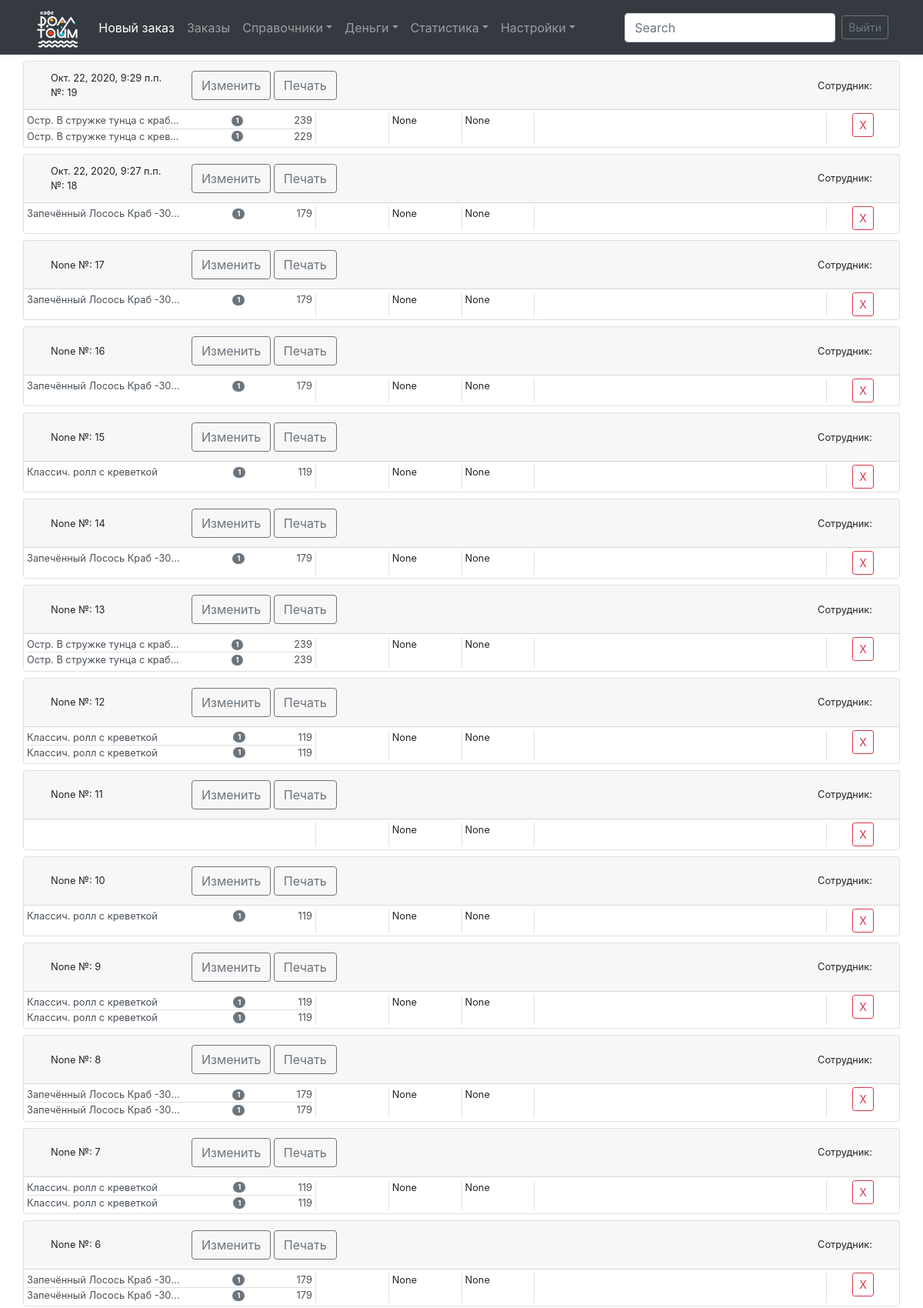
/orders_list/ (upper part), run on the app's committed database.
### new_order/models.py (models this page shows, shortened)
class Order(models.Model):
    class Meta:
        verbose_name = "Заказ"
        verbose_name_plural = "Заказы"
    order_branch = models.ForeignKey(Branch, on_delete=models.DO_NOTHING,
                                     verbose_name='Филиал', blank=True, null=True)
    order_client_phone = models.CharField(
        verbose_name='Телефон Клиента', max_length=15, blank=True)
    order_client_name = models.CharField(
        verbose_name='Имя Клиента', max_length=100, blank=True)
    order_delivery_street = models.CharField(
        verbose_name='Улица', max_length=100, blank=True, null=True)
    order_delivery_house = models.CharField(
        verbose_name='Дом', max_length=10, blank=True, null=True)
    order_delivery_entrance = models.CharField(
        verbose_name='Подъезд', max_length=10, blank=True, null=True)
    order_delivery_floor = models.CharField(
        verbose_name='Этаж', max_length=10, blank=True, null=True)
    order_delivery_flat = models.CharField(
        verbose_name='Квартира', max_length=10, blank=True, null=True)
    order_comment = models.TextField(verbose_name='Комментарий', blank=True)
    order_date_time = models.DateTimeField(
        verbose_name='Дата и время заказа', blank=True, null=True)
    order_certificate = models.CharField(
        verbose_name='Сертификат', max_length=100, blank=True)
    order_learning_from = models.ForeignKey(LearningFrom, on_delete=models.DO_NOTHING,
                                            verbose_name='Узнали из', blank=True, null=True)
    order_payment = models.ForeignKey(Payment, on_delete=models.DO_NOTHING,
                                      verbose_name='Оплата', blank=True, null=True)
    order_marks = models.CharField(
        verbose_name='Отметки', max_length=100, blank=True)
    order_person = models.CharField(
        'Приборы', max_length=10, blank=True)
    order_sale = models.ForeignKey(Sale, on_delete=models.DO_NOTHING,
                                   verbose_name='Скидка', blank=True, null=True)
    order_sale_count = models.CharField(
        verbose_name='Скидка в рублях', max_length=10, blank=True)
    order_price = models.CharField(
        verbose_name='Сумма', max_length=10, blank=True)
    order_number = models.IntegerField(verbose_name="Номер заказа")
    order_status = models.CharField(
        verbose_name='Статус', max_length=100, blank=True)
    order_courier = models.CharField(
        verbose_name='Курьер', max_length=100, blank=True)
    order_history = models.JSONField(
        verbose_name='История', blank=True, null=True)
    order_deleted = models.BooleanField(verbose_name="Заказ удален", default=False)

class OrderItem(models.Model):
    order_item_order_number = models.IntegerField(verbose_name='Номер заказа')
    order_item_item_id = models.ForeignKey(
        Item, on_delete=models.DO_NOTHING, verbose_name='Товары в заказе')
    order_item_price = models.CharField(
        verbose_name='Цена', max_length=10,)
    order_item_quantity = models.CharField(
        verbose_name='Кол-во', max_length=10, blank=True)
    order_item_summa = models.CharField(
        verbose_name='Сумма', max_length=10,)

class Item(models.Model):
    class Meta:
        verbose_name = "Товар"
        verbose_name_plural = "Товары"
    item_id = models.AutoField(verbose_name='Номер товара', primary_key=True)
    item_index = models.IntegerField(
        verbose_name='Артикул', blank=True, null=True)
    item_category = models.ForeignKey(
        Category, verbose_name='Категория', on_delete=models.CASCADE, blank=False)
    item_name = models.CharField(
        verbose_name='Наименование', max_length=100, default='')
    item_price = models.IntegerField(verbose_name='Цена')
    item_color = models.ForeignKey(
        Color, verbose_name='Цвет', on_delete=models.SET_NULL, blank=True, null=True)
    item_description = models.TextField(verbose_name='Описание', blank=True)
    item_show = models.BooleanField('Видимость', default=True)

### orders_list/views.py (the view)
# urls.py: path('orders_list/', include('orders_list.urls')),
def orders_list(request):
    orders = Order.objects.all().order_by('-order_number')
    order_items = OrderItem.objects.all()
    context = {
        'orders': orders,
        'order_items': order_items,
    }
    return render(request, 'orders_list/orders_list.html', context)

### templates/orders_list/orders_list.html (shortened to what this page needs)
{% extends "base.html" %}
{% block container %}
    <div class="container p-0 small">
        {% for order in orders %}
            {% if not order.order_deleted %}
            <div class="card w-100 my-2">
                <div class="card-header row mx-0 align-items-center">
                    <div class="col-2">
                    {{ order.order_date_time }}
                    №: {{ order.order_number }}
                    </div>
                    <div class="col">
                    <a class="btn btn-outline-secondary" role="button" href="#">Изменить</a>
                    <a class="btn btn-outline-secondary" role="button" href="#">Печать</a>
                    </div>
                    <div class="col text-right">
                    Сотрудник:
                    </div>
                </div>
                <div class="card-body px-0 py-1">
                    <div class="row justify-content-start m-0">
                        <div class="col px-1">
                        <ul class="list-group  list-group-flush">
                            {% for order_item in order_items %}
                                {% if order_item.order_item_order_number == order.order_number %}
                                    <li class="list-group-item list-group-item-action d-flex justify-content-between align-items-center p-0">
                                        <span class="text-truncate" style="width: 200px"
                                        data-toggle="tooltip" data-html="true" title="{{ order_item.order_item_item_id.item_name }}
Цена: {{ order_item.order_item_price }}
Кол-во: {{ order_item.order_item_quantity }}
Сумма: {{ order_item.order_item_summa }}">
                                            {{ order_item.order_item_item_id.item_name }}</span>
                                        <span class="badge badge-secondary badge-pill mx-1">
                                    {{ order_item.order_item_quantity }}
                                        </span>
                                    {{ order_item.order_item_summa }}
                                    </li>
                                {% endif %}
                            {% endfor %}
                        </ul>
                        </div>
                        <div class="col-1 border-left px-1">{{ order.order_price }}</div>
                        <div class="col-1 border-left px-1">{{ order.order_payment }}</div>
                        <div class="col-1 border-left px-1">{{ order.order_delivery_entrance }}</div>
                        <div class="col border-left px-1">{{ order.order_client_phone }}</div>
                        <div class="col-1 border-left px-1 text-center"><button type="button" class="btn btn-outline-danger  btn-sm">Х</button></div>
                    </div>
                </div>
            </div>
            {% endif %}
        {% endfor %}
    </div>
{% endblock %}

### templates/base.html (shortened to what this page needs)
<!DOCTYPE html> {% load static %}
<html lang="ru">
<head>
    <link rel="stylesheet" href='{% static "css/bootstrap.min.css" %}'>
    <link href='{% static "css/fontawesome.min.css" %}' rel="stylesheet">
    <link href='{% static "/css/datepicker.min.css" %}' rel="stylesheet" type="text/css">
</head>
<body>
    <nav class="navbar sticky-top navbar-expand-xl navbar-dark bg-dark">
        <div class="container">
            <a class="navbar-brand pb-sm-0" href="/new_order/">
                <img src='{% static "images/logo.png" %}' height="50" alt="Логотип РоллТайм" loading="lazy">
            </a>
            <div class="collapse navbar-collapse" id="navbarsExample04">
                <ul class="navbar-nav mr-auto">
                    <li class="nav-item active">
                        <a class="nav-link" href="/new_order/">Новый заказ<span class="sr-only">(current)</span></a>
                    </li>
                    <li class="nav-item">
                        <a class="nav-link" href="/orders_list/">Заказы</a>
                    </li>
                    <li class="nav-item dropdown">
                        <a class="nav-link dropdown-toggle" href="#" id="dropdown04" data-toggle="dropdown" aria-haspopup="true" aria-expanded="false">Справочники</a>
                    </li>
                    <li class="nav-item dropdown">
                        <a class="nav-link dropdown-toggle" href="#" id="dropdown06" data-toggle="dropdown" aria-haspopup="true" aria-expanded="false">Деньги</a>
                    </li>
                    <li class="nav-item dropdown">
                        <a class="nav-link dropdown-toggle" href="#" id="dropdown07" data-toggle="dropdown" aria-haspopup="true" aria-expanded="false">Статистика</a>
                    </li>
                    <li class="nav-item dropdown">
                        <a class="nav-link dropdown-toggle" href="#" id="dropdown08" data-toggle="dropdown" aria-haspopup="true" aria-expanded="false">Настройки</a>
                    </li>
                </ul>
                <form class="form-inline my-2 my-md-0">
                    <input class="form-control" type="text" placeholder="Search">
                </form>
                <form class="form-inline ml-sm-2">
                    <button class="btn btn-sm btn-outline-secondary" type="button">Выйти</button>
                </form>
            </div>
        </div>
    </nav>
    {% block container %}{% endblock %} {% block scripts %}{% endblock %}
</body>
</html>

### data on the page
Order: order_date_time "Окт. 22, 2020, 9:29 п.п.", order_number "19", order_payment "None", order_delivery_entrance "None"
OrderItem: order_item_item_id.item_name "Остр. В стружке тунца с краб…", order_item_quantity "1", order_item_summa "239"
OrderItem: order_item_item_id.item_name "Остр. В стружке тунца с крев…", order_item_quantity "1", order_item_summa "229"
Order: order_date_time "Окт. 22, 2020, 9:27 п.п.", order_number "18", order_payment "None", order_delivery_entrance "None"
OrderItem: order_item_item_id.item_name "Запечённый Лосось Краб -30…", order_item_quantity "1", order_item_summa "179"
Order: order_date_time "None", order_number "17", order_payment "None", order_delivery_entrance "None"
OrderItem: order_item_item_id.item_name "Запечённый Лосось Краб -30…", order_item_quantity "1", order_item_summa "179"
Order: order_date_time "None", order_number "16", order_payment "None", order_delivery_entrance "None"
OrderItem: order_item_item_id.item_name "Запечённый Лосось Краб -30…", order_item_quantity "1", order_item_summa "179"
Order: order_date_time "None", order_number "15", order_payment "None", order_delivery_entrance "None"
OrderItem: order_item_item_id.item_name "Классич. ролл с креветкой", order_item_quantity "1", order_item_summa "119"
Order: order_date_time "None", order_number "14", order_payment "None", order_delivery_entrance "None"
OrderItem: order_item_item_id.item_name "Запечённый Лосось Краб -30…", order_item_quantity "1", order_item_summa "179"
Order: order_date_time "None", order_number "13", order_payment "None", order_delivery_entrance "None"
OrderItem: order_item_item_id.item_name "Остр. В стружке тунца с краб…", order_item_quantity "1", order_item_summa "239"
OrderItem: order_item_item_id.item_name "Остр. В стружке тунца с краб…", order_item_quantity "1", order_item_summa "239"
Order: order_date_time "None", order_number "12", order_payment "None", order_delivery_entrance "None"
OrderItem: order_item_item_id.item_name "Классич. ролл с креветкой", order_item_quantity "1", order_item_summa "119"
OrderItem: order_item_item_id.item_name "Классич. ролл с креветкой", order_item_quantity "1", order_item_summa "119"
Order: order_date_time "None", order_number "11", order_payment "None", order_delivery_entrance "None"
Order: order_date_time "None", order_number "10", order_payment "None", order_delivery_entrance "None"
OrderItem: order_item_item_id.item_name "Классич. ролл с креветкой", order_item_quantity "1", order_item_summa "119"
Order: order_date_time "None", order_number "9", order_payment "None", order_delivery_entrance "None"
OrderItem: order_item_item_id.item_name "Классич. ролл с креветкой", order_item_quantity "1", order_item_summa "119"
OrderItem: order_item_item_id.item_name "Классич. ролл с креветкой", order_item_quantity "1", order_item_summa "119"
Order: order_date_time "None", order_number "8", order_payment "None", order_delivery_entrance "None"
OrderItem: order_item_item_id.item_name "Запечённый Лосось Краб -30…", order_item_quantity "1", order_item_summa "179"
OrderItem: order_item_item_id.item_name "Запечённый Лосось Краб -30…", order_item_quantity "1", order_item_summa "179"
Order: order_date_time "None", order_number "7", order_payment "None", order_delivery_entrance "None"
OrderItem: order_item_item_id.item_name "Классич. ролл с креветкой", order_item_quantity "1", order_item_summa "119"
OrderItem: order_item_item_id.item_name "Классич. ролл с креветкой", order_item_quantity "1", order_item_summa "119"
Order: order_date_time "None", order_number "6", order_payment "None", order_delivery_entrance "None"
OrderItem: order_item_item_id.item_name "Запечённый Лосось Краб -30…", order_item_quantity "1", order_item_summa "179"
OrderItem: order_item_item_id.item_name "Запечённый Лосось Краб -30…", order_item_quantity "1", order_item_summa "179"
